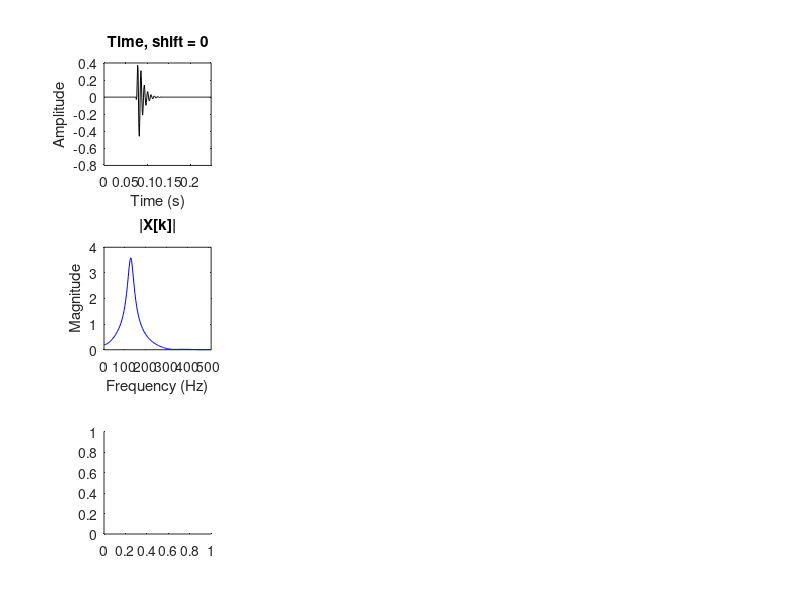

The MATLAB source for this figure: (Note: this script raises an error after producing the figure.)
% Parameters
fs = 1024;                % sampling frequency (arbitrary)
N  = 256;                 % signal length
t  = (0:N-1)/fs;          % time axis

% --- Create a percussive burst (decaying cosine), asymmetrically windowed ---
f0  = 128;            % center frequency (Hz)
tau = 0.01;           % decay time (s)

% Core burst: decaying exponential cosine
burst = exp(-t/tau) .* cos(2*pi*f0*t);

% Asymmetric window:
fadeInLen = round(N/32);     % quick attack length
fadeIn  = hann(2*fadeInLen)'; 
fadeIn  = fadeIn(1:fadeInLen);   % take only rising half
sustain = ones(1, N - fadeInLen);
asymWin = [fadeIn sustain];      % total length = N

% Apply asymmetric window
x = burst .* asymWin;
x = -circshift(x, 76);

% Number of circular shifts to show
numShifts = 4;
shiftVals = round(linspace(0, N/4, numShifts));  % different shift amounts

% FFT frequency axis
f = (0:N-1)*(fs/N);

% Plot
figure;
for i = 1:numShifts
    m = shiftVals(i);
    
    % Circular shift
    x_shift = circshift(x, m);
    
    % FFT
    X_shift = fft(x_shift);
    
    % Time-domain
    subplot(3, numShifts, i);
    plot(t, x_shift, 'k');
    title(['Time, shift = ' num2str(m)]);
    xlabel('Time (s)'); ylabel('Amplitude');
    xlim([0 t(end)]);
    
    % Magnitude spectrum
    subplot(3, numShifts, i+numShifts);
    plot(f, abs(X_shift), 'b');
    title('|X[k]|');
    xlabel('Frequency (Hz)'); ylabel('Magnitude');
    xlim([0 fs/2]);
    
    % Phase spectrum
    subplot(3, numShifts, i+2*numShifts);
    ph = angle(X_shift);
%     plot(f, unwrap(ph));
    %stem(f, ph, 'r');
    thresh = 0.2 * max(mag);
    hold on;
    for k = 1:N
        if mag(k) > thresh
            % Strong color for significant bins
            stem(f(k), ph(k), 'r');
        else
            % Muted color for insignificant bins
            stem(f(k), ph(k), 'Color', [0.7 0.7 0.7], 'LineWidth', 0.5);
        end
    end
    hold off;
    xlim([0 fs/2]);
    title('Phase');
    xlabel('Frequency (Hz)'); ylabel('Phase (rad)'); grid on;
end

sgtitle('Circular Shift');
